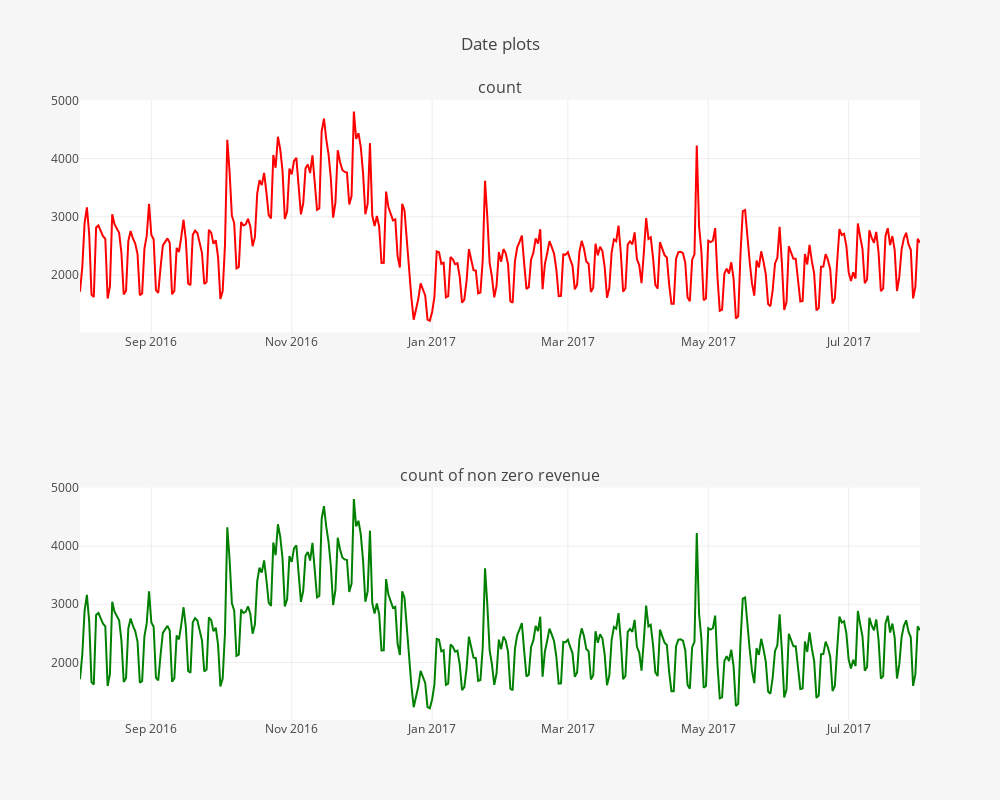

Notebook cell for this chart:
### Code cell
date = train.groupby('date')['totals.transactionRevenue'].agg(['size', 'count'])
date.columns = ["count", "count of non-zero Revenue"]
date = date.sort_index()
trace1 = plot_cat(date["count"], 'red', 'Scatter')
trace2 = plot_cat(date["count of non-zero Revenue"], 'green', 'Scatter')
fig = tools.make_subplots(rows=2, cols=1, subplot_titles=["count", "count of non zero revenue"])
fig['layout'].update(height=800, width=1000, title="Date plots", paper_bgcolor='rgba(233,233,233,0.4)')
fig.append_trace(trace1, 1,1)
fig.append_trace(trace2, 2, 1)
iplot(fig, filename="date-plots")

### Figure 1 — Plotly figure (JSON) as saved in the notebook; plotly's stock layout.template omitted (floating-point values rounded to 4 significant figures; data arrays with more than 128 entries replaced by an {"elided": "..."} marker saying what was removed)
{"data": [{"marker": {"color": "red"}, "showlegend": false, "type": "scatter", "uid": "6515ebec-c2fa-11e8-9220-3035adbdcbe4", "x": {"elided": "366 str values"}, "xaxis": "x", "y": {"elided": "366 int values"}, "yaxis": "y"}, {"marker": {"color": "green"}, "showlegend": false, "type": "scatter", "uid": "651739ac-c2fa-11e8-a25d-3035adbdcbe4", "x": {"elided": "366 str values"}, "xaxis": "x2", "y": {"elided": "366 int values"}, "yaxis": "y2"}], "layout": {"annotations": [{"font": {"size": 16}, "showarrow": false, "text": "count", "x": 0.5, "xanchor": "center", "xref": "paper", "y": 1, "yanchor": "bottom", "yref": "paper"}, {"font": {"size": 16}, "showarrow": false, "text": "count of non zero revenue", "x": 0.5, "xanchor": "center", "xref": "paper", "y": 0.375, "yanchor": "bottom", "yref": "paper"}], "height": 800, "paper_bgcolor": "rgba(233,233,233,0.4)", "title": "Date plots", "width": 1000, "xaxis": {"anchor": "y", "domain": [0, 1]}, "xaxis2": {"anchor": "y2", "domain": [0, 1]}, "yaxis": {"anchor": "x", "domain": [0.625, 1]}, "yaxis2": {"anchor": "x2", "domain": [0, 0.375]}}}
